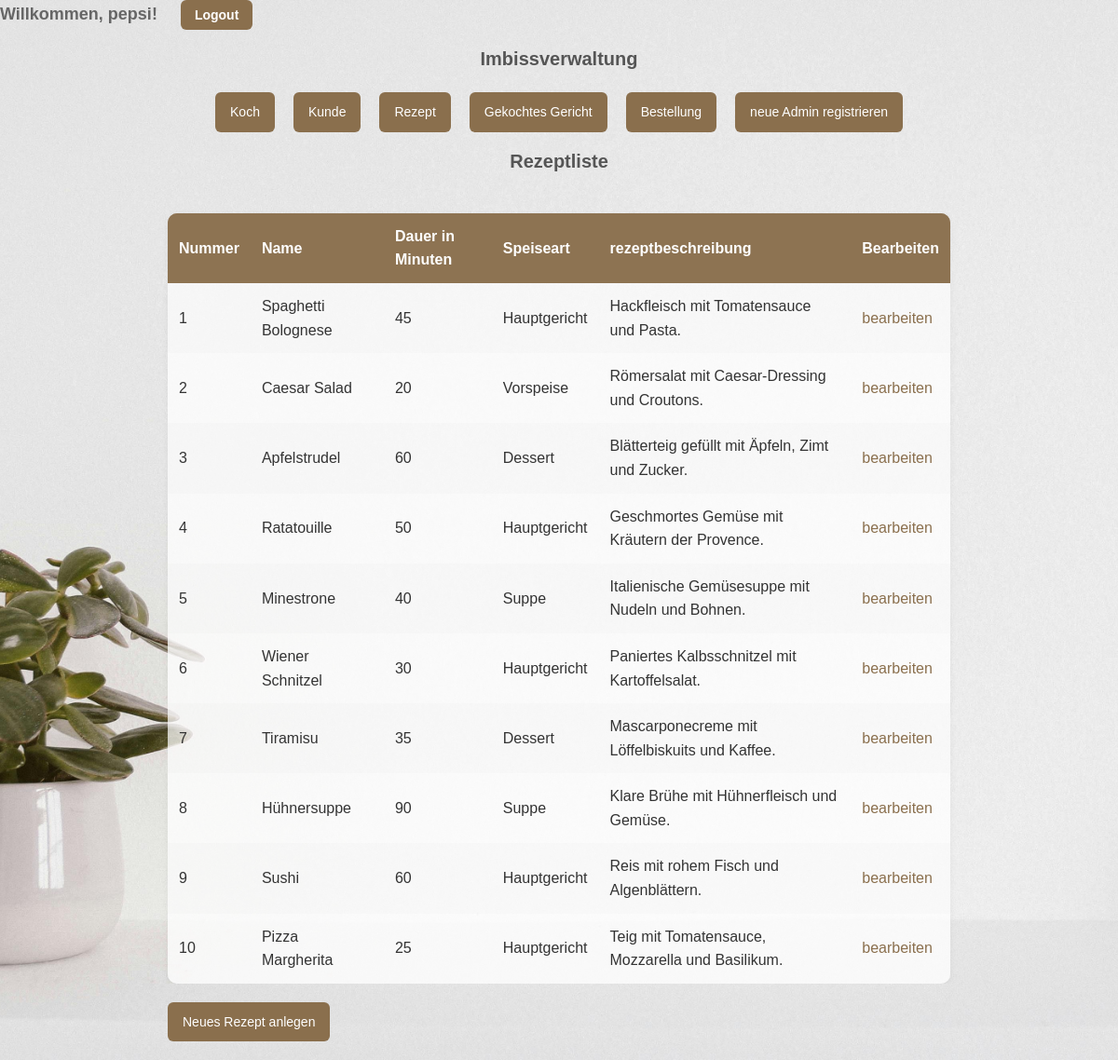
The page /pages/rezept.php (signed in) on the database its author committed.
### tables this page shows
CREATE TABLE IF NOT EXISTS rezept (
    rezeptid INT NOT NULL AUTO_INCREMENT,
    `name` VARCHAR(40) NOT NULL,
    dauer INT DEFAULT NULL,   
    speiseart VARCHAR(40) DEFAULT NULL,
    rezeptbeschreibung TEXT DEFAULT NULL,
    PRIMARY KEY (rezeptid)
);

### pages/rezept.class.php (the view, shortened to what this page needs)
<?php
class Rezept {
    private $tabelle = "rezept";
    public function lesenAlleDaten() {
        $sql = "SELECT rezeptid,
                        `name`,
                        dauer,
                        speiseart,
                        rezeptbeschreibung
                        FROM " . $this->tabelle .
                        " ORDER BY rezeptid";
        $this->baueRezeptTabelle($sql);
    }
    private function baueRezeptTabelle($sql) {
        require("../config/db.inc.php");
        if ($stmt = $mysqli->prepare($sql)) {
            $stmt->execute();
            $stmt->bind_result($rezeptid,
                                $name,
                                $dauer,
                                $speiseart,
                                $rezeptbeschreibung);
            echo "<div class=\"table-wrapper\">";
            echo "<table id=\"zebra\">\n";
            echo "<thead>
                    <tr>
                        <th>Nummer</th><th>Name</th><th>Dauer in Minuten</th><th>Speiseart</th><th>rezeptbeschreibung</th><th>Bearbeiten</th>
                    </tr>
                  </thead>
                  <tbody>\n";
            $count = 0;
            while ($stmt -> fetch()) {
                $count ++;
                $zebratyp = "ungerade";
                echo "<tr ";
                if($count % 2 == 0) {
                    $zebratyp = "gerade";
                }
                echo "class=\"" .$zebratyp
                ."\">\n\t<td>"
                . htmlspecialchars($rezeptid)
                ."</td>\n\t<td>"
                . htmlspecialchars($name)
                ."</td>\n\t<td>"
                . htmlspecialchars($dauer)
                ."</td>\n\t<td>"
                . htmlspecialchars($speiseart)
                ."</td>\n\t<td>"
                . htmlspecialchars($rezeptbeschreibung)
                ."</td>\n\t<td>"
                ."<a href=\"rezeptbearbeiten.php?rezeptid=" .htmlspecialchars($rezeptid) ."\">bearbeiten</a>"
                ."</td>\n</tr>";
            }
            echo "</table>";
            echo "</div>";
        }
    }
}
?>

### assets/styles.css (style rules this page uses)
* { margin: 0; padding: 0; box-sizing: border-box; }
body { font-family: 'Arial', sans-serif; background: linear-gradient(to bottom, #f0f4f8, #dce2e8); color: #333; line-height: 1.6; background-image: url('bg/plant.jpg'); background-attachment: fixed; background-size: cover; background-position: center; }
.table-wrapper { width: 100%; overflow-x: auto; display: flex; justify-content: center; margin-top: 20px; }
table { width: 70%; border-collapse: collapse; background: rgba(255, 255, 255, 0.4); border-radius: 10px; overflow: hidden; box-shadow: 0 4px 6px rgba(0, 0, 0, 0.1); }
th, td { padding: 12px; text-align: left; }
th { background: rgba(138, 111, 77, 0.85); color: white; }
tbody tr:nth-child(even) { background: rgba(255, 255, 255, 0.4); }
tbody tr:nth-child(odd) { background: rgba(248, 248, 248, 0.3); }
#zebra, #ausgabe { width: 70%; background: rgba(255, 255, 255, 0.6); border-radius: 10px; overflow: hidden; box-shadow: 0 4px 8px rgba(0, 0, 0, 0.05); margin-top: 20px; }
#zebra thead, #ausgabe thead { background: rgba(138, 111, 77, 0.8); color: white; }
a { color: #8a6f4d; text-decoration: none; }

### rows shown on the page
rezept: rezeptid "1", name "Spaghetti Bolognese", dauer "45", speiseart "Hauptgericht", rezeptbeschreibung "Hackfleisch mit Tomatensauce und Pasta."
rezept: rezeptid "2", name "Caesar Salad", dauer "20", speiseart "Vorspeise", rezeptbeschreibung "Römersalat mit Caesar-Dressing und Croutons."
rezept: rezeptid "3", name "Apfelstrudel", dauer "60", speiseart "Dessert", rezeptbeschreibung "Blätterteig gefüllt mit Äpfeln, Zimt und Zucker."
rezept: rezeptid "4", name "Ratatouille", dauer "50", speiseart "Hauptgericht", rezeptbeschreibung "Geschmortes Gemüse mit Kräutern der Provence."
rezept: rezeptid "5", name "Minestrone", dauer "40", speiseart "Suppe", rezeptbeschreibung "Italienische Gemüsesuppe mit Nudeln und Bohnen."
rezept: rezeptid "6", name "Wiener Schnitzel", dauer "30", speiseart "Hauptgericht", rezeptbeschreibung "Paniertes Kalbsschnitzel mit Kartoffelsalat."
rezept: rezeptid "7", name "Tiramisu", dauer "35", speiseart "Dessert", rezeptbeschreibung "Mascarponecreme mit Löffelbiskuits und Kaffee."
rezept: rezeptid "8", name "Hühnersuppe", dauer "90", speiseart "Suppe", rezeptbeschreibung "Klare Brühe mit Hühnerfleisch und Gemüse."
rezept: rezeptid "9", name "Sushi", dauer "60", speiseart "Hauptgericht", rezeptbeschreibung "Reis mit rohem Fisch und Algenblättern."
rezept: rezeptid "10", name "Pizza Margherita", dauer "25", speiseart "Hauptgericht", rezeptbeschreibung "Teig mit Tomatensauce, Mozzarella und Basilikum."

### other values the page prints
$_SESSION['admin_username'] "pepsi"
